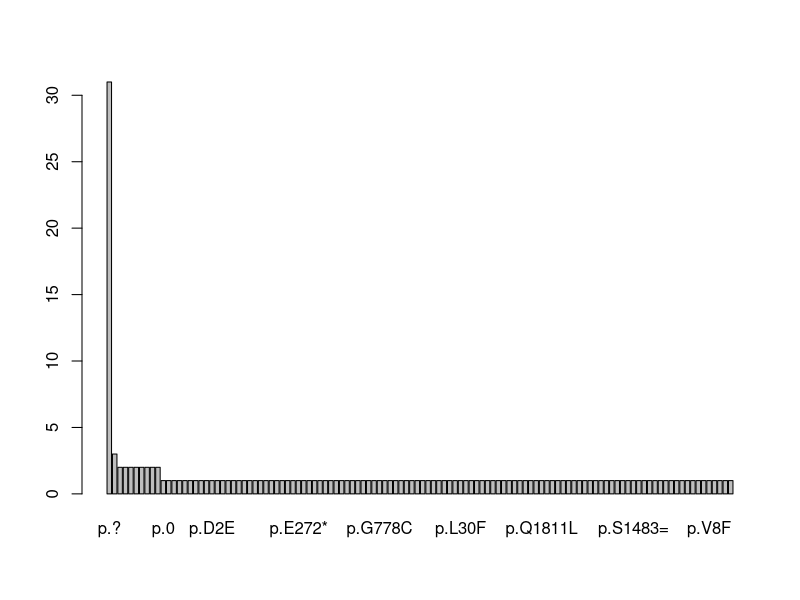

This chart was generated by the following R code:
cat("\n\n -----------------------------------------------------------------------\n") 
cat("|Abraham Cepeda,Juan Carlos Garfias,Lucas Eduardo Idígoras y Vanina Sada|\n")
cat(" -----------------------------------------------------------------------\n") 
#Lectura de datos Cosmic
cosmic <-  read.delim(file="cosmic_data.csv", sep=",", as.is=T)
cat("\n\nSize cosmic\n")
print(dim(cosmic))
cat("\n\nCosmic 1-2\n")
print(as.data.frame(cosmic[1:2,]))

cat("\n\nTabla cosmic")
print(table(cosmic$Sample.Type))

#filtrar mutaciones por tipo de muestra y conservar tumor sample
cosmic <- cosmic[which(cosmic$Sample.Type == "Tumour Sample"),]
#Estatus somático, quitar variantes de origen
cat("\n\nTabla de cosmic estatus somatico")
print(table(cosmic$Somatic.Status))

cosmic <- cosmic[-which(cosmic$Somatic.Status == "Variant of unknown origin"),]

#Lectura de datos gnomAD
gnomAD <-  read.delim(file="gnomad_data.csv", sep=",", as.is=T)
#por tipo de mutacion
cat("\n\nTabla gnomad por tipo de mutacion")
print(table(gnomAD$Annotation))
#añadir variables conjuntas
aux_loc <- unlist(strsplit(x=cosmic$Genomic.Co.ordinates, split=":"))[seq(from=2, to=nrow(cosmic)*2, by=2)]
cat("\n\nVariables comunes entre cosmic y gnomad\n")
print(aux_loc[1:5])

aux_loc2 <- unlist(strsplit(x=aux_loc, split="\\.\\."))
print(aux_loc[1:6])

#Los elementos impares son el inicio de la locación de la mutación y los elementos pares son el final
cosmic$start <- aux_loc2[seq(from=1, to=nrow(cosmic)*2, by=2)]
cosmic$end <- aux_loc2[seq(from=2, to=nrow(cosmic)*2, by=2)]

#comparar cantidad de locaciones de variantes
cosmic_pos <- sort(as.numeric(unique(c(cosmic$start, cosmic$end))))
gnomAD_pos <- sort(unique(gnomAD$Position))

#obtener posiciones 
cosmic_pos <- sort(as.numeric(unique(c(cosmic$start,cosmic$end))))
gnomAD_pos <- sort(unique(gnomAD$Position))

cat("\n\nRangos de secuencias\n")
#rango secuencia cosmic
print(range(cosmic_pos))
#rango secuencia gnomAD
print(range(gnomAD_pos))
#longitud
cat("\n\nLongitud de secuencias\n")
print(diff(range(cosmic_pos)))
print(diff(range(gnomAD_pos)))

#mutaciones de alelos mayor a 1000
cat("\n\nMutaciones de alelos mayor a 1000\n")
gnomAD[which(gnomAD$Allele.Count > 1000),c(1:5,9,10,12,14:16)]
sort(table(cosmic$AA.Mutation),decreasing=T)
print(as.data.frame(sort(table(cosmic$AA.Mutation),decreasing=T)))
barplot(sort(table(cosmic$AA.Mutation),decreasing=T))

#mutaciones en mas de 1000 muestras
cat("\n\nMutaciones en mas de 1000 muestras\n")
cosmic[c(5174, 5177, 615, 19968, 5175, 19970),c(1,2,4,6,7,9,16,17,19:21)]
print(cosmic[c(5174, 5177, 615, 19968, 5175, 19970),c(1,2,4,6,7,9,16,17,19:21)])

#mutacion presente en gnomAD
cat("\n\nMutacion presente en gnomAD\n")
gnomAD[which(gnomAD$Position == 25398284),c(1:5,9,10,12,14:16)]
print(gnomAD[which(gnomAD$Position == 25398284),c(1:5,9,10,12,14:16)])

#mutaciones mas frecuentes en gnomAD y en cosmic
cat("\n\nMutacion presente en gnomAD y en cosmic\n")
cosmic[which(cosmic$start %in% c(2362777,25362854,25368462))[1],]
print(cosmic[which(cosmic$start %in% c(2362777,25362854,25368462))[1],])
